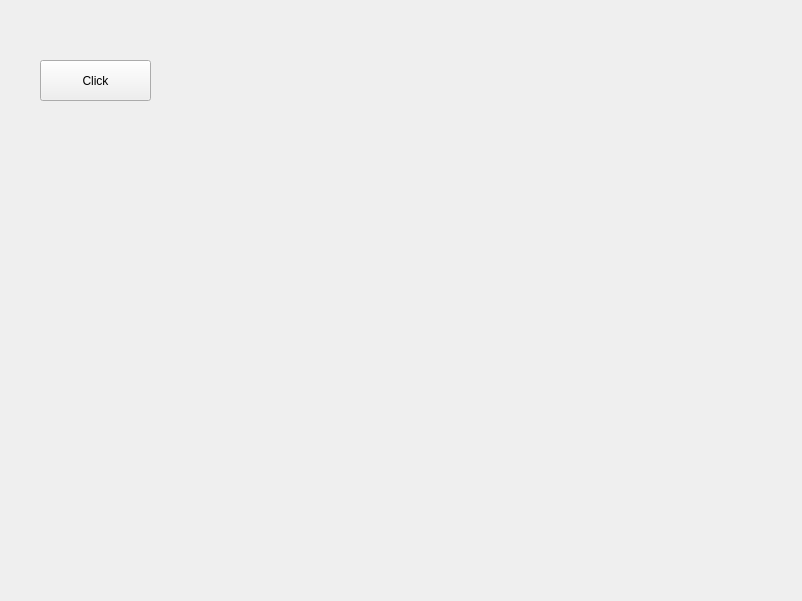
<?xml version="1.0" encoding="UTF-8"?>
<ui version="4.0">
 <class>Form</class>
 <widget class="QWidget" name="Form">
  <property name="geometry">
   <rect>
    <x>0</x>
    <y>0</y>
    <width>802</width>
    <height>601</height>
   </rect>
  </property>
  <property name="windowTitle">
   <string>Form</string>
  </property>
  <widget class="QPushButton" name="pushButton">
   <property name="geometry">
    <rect>
     <x>40</x>
     <y>60</y>
     <width>111</width>
     <height>41</height>
    </rect>
   </property>
   <property name="text">
    <string>Click</string>
   </property>
  </widget>
 </widget>
 <resources/>
 <connections/>
</ui>
